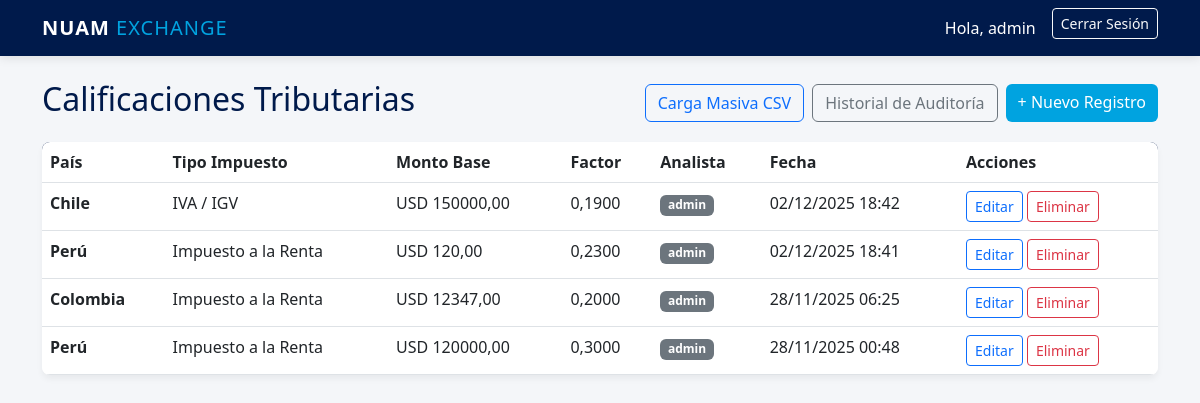
Before: /dashboard/ (signed in) with the older database file.
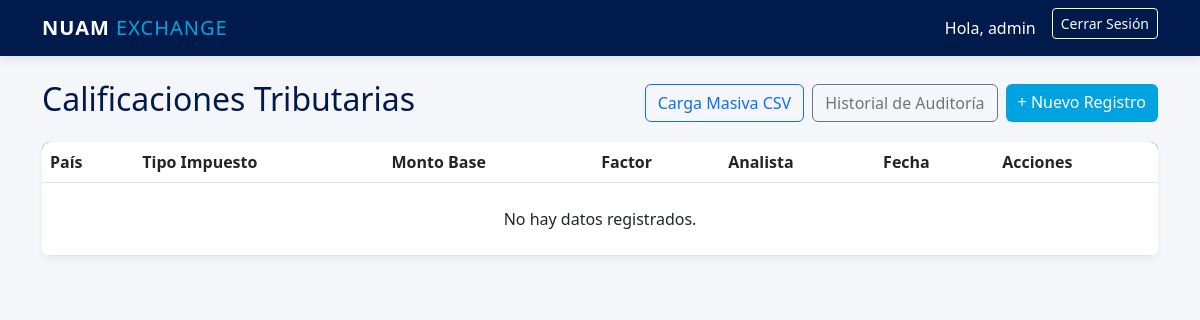
After: the same page with the newer database file.
### calificaciones/models.py (models this page shows, shortened)
class Calificacion(models.Model):
    PAISES = [
        ('CHILE', 'Chile'),
        ('PERU', 'Perú'),
        ('COLOMBIA', 'Colombia'),
    ]
    TIPO_IMPUESTO = [
        ('IVA', 'IVA / IGV'),
        ('RENTA', 'Impuesto a la Renta'),
        ('ADUANA', 'Impuesto Aduanero'),
    ]
    pais = models.CharField(max_length=20, choices=PAISES, verbose_name="País")
    tipo = models.CharField(max_length=20, choices=TIPO_IMPUESTO, verbose_name="Tipo de Impuesto")
    monto_base = models.DecimalField(max_digits=12, decimal_places=2)
    factor = models.DecimalField(max_digits=5, decimal_places=4, help_text="Ej: 0.19 para 19%")
    fecha_registro = models.DateTimeField(default=timezone.now)
    analista = models.ForeignKey(User, on_delete=models.CASCADE) # Auditoría: quién lo hizo

### calificaciones/views.py (the view)
# urls.py: path('dashboard/', views.dashboard, name='dashboard'),
@login_required
def dashboard(request):
    registros = Calificacion.objects.all().order_by('-fecha_registro')
    return render(request, 'calificaciones/dashboard.html', {'registros': registros})

### calificaciones/templates/calificaciones/dashboard.html
{% extends 'calificaciones/base.html' %}
{% block content %}
<div class="d-flex justify-content-between align-items-center mb-3">
    <h2 style="color: #001A4B;">Calificaciones Tributarias</h2>
    <div class="d-flex gap-2">
        {% if perms.calificaciones.add_calificacion %}
        <a href="{% url 'carga_masiva' %}" class="btn btn-outline-primary">
            Carga Masiva CSV
        </a>
        {% endif %}
        {% if perms.calificaciones.view_logauditoria %}
        <a href="{% url 'historial' %}" class="btn btn-outline-secondary">
            Historial de Auditoría
        </a>
        {% endif %}
        {% if perms.calificaciones.add_calificacion %}
        <a href="{% url 'nuevo' %}" class="btn btn-nuam">
            + Nuevo Registro
        </a>
        {% endif %}
    </div>
</div>
<div class="card p-0 overflow-hidden">
    <table class="table table-hover mb-0">
        <thead>
            <tr>
                <th>País</th>
                <th>Tipo Impuesto</th>
                <th>Monto Base</th>
                <th>Factor</th>
                <th>Analista</th>
                <th>Fecha</th>
                <th>Acciones</th>
            </tr>
        </thead>
        <tbody>
            {% for c in registros %}
            <tr>
                <td><strong>{{ c.get_pais_display }}</strong></td>
                <td>{{ c.get_tipo_display }}</td>
                <td>USD {{ c.monto_base }}</td>
                <td>{{ c.factor }}</td>
                <td><span class="badge bg-secondary">{{ c.analista.username }}</span></td>
                <td>{{ c.fecha_registro|date:"d/m/Y H:i" }}</td>
                <td>
                    {% if perms.calificaciones.change_calificacion %}
                    <a href="{% url 'editar' c.id %}" class="btn btn-sm btn-outline-primary">Editar</a>
                    {% endif %}
                    {% if perms.calificaciones.delete_calificacion %}
                    <a href="{% url 'eliminar' c.id %}" class="btn btn-sm btn-outline-danger"
                       onclick="return confirm('¿Estás seguro de eliminar este registro?')">Eliminar</a>
                    {% endif %}
                </td>
            </tr>
            {% empty %}
            <tr><td colspan="7" class="text-center p-4">No hay datos registrados.</td></tr>
            {% endfor %}
        </tbody>
    </table>
</div>
{% endblock %}

### calificaciones/templates/calificaciones/base.html (shortened to what this page needs)
<!DOCTYPE html>
<html lang="es">
<head>
    <link href="https://cdn.jsdelivr.net/npm/bootstrap@5.3.0/dist/css/bootstrap.min.css" rel="stylesheet">
</head>
<body>
    <nav class="navbar navbar-expand-lg navbar-dark mb-4">
        <div class="container">
            <a class="navbar-brand" href="#">NUAM <span style="font-weight:300; color:#00A3E0">EXCHANGE</span></a>
            {% if user.is_authenticated %}
            <div class="d-flex">
                <span class="navbar-text text-white me-3">Hola, {{ user.username }}</span>
                <form action="{% url 'logout' %}" method="post">
                    <button type="submit" class="btn btn-outline-light btn-sm">Cerrar Sesión</button>
                </form>
            </div>
            {% endif %}
        </div>
    </nav>
    <div class="container">
        {% block content %}{% endblock %}
    </div>
</body>
</html>

### calificaciones/templates/calificaciones/base.html (style rules this page uses)
:root { --nuam-blue: #001A4B; --nuam-light: #00A3E0; --nuam-grey: #F4F6F9; }
body { background-color: var(--nuam-grey); font-family: 'Segoe UI', sans-serif; }
.navbar { background-color: var(--nuam-blue); box-shadow: 0 2px 10px rgba(0,0,0,0.1); }
.navbar-brand { font-weight: bold; letter-spacing: 1px; }
.btn-nuam { background-color: var(--nuam-light); color: white; border: none; }
.card { border: none; border-radius: 8px; box-shadow: 0 4px 6px rgba(0,0,0,0.05); }
.table thead { background-color: var(--nuam-blue); color: white; }

Changed rows visible on the page:
removed Calificacion: pais "Chile", tipo "IVA / IGV", monto_base "150000,00", factor "0,1900", analista.username "admin", fecha_registro "02/12/2025 18:42"
removed Calificacion: pais "Perú", tipo "Impuesto a la Renta", monto_base "120,00", factor "0,2300", analista.username "admin", fecha_registro "02/12/2025 18:41"
removed Calificacion: pais "Colombia", tipo "Impuesto a la Renta", monto_base "12347,00", factor "0,2000", analista.username "admin", fecha_registro "28/11/2025 06:25"
removed Calificacion: pais "Perú", tipo "Impuesto a la Renta", monto_base "120000,00", factor "0,3000", analista.username "admin", fecha_registro "28/11/2025 00:48"
Other visible differences:
text now shown: "No hay datos registrados."
